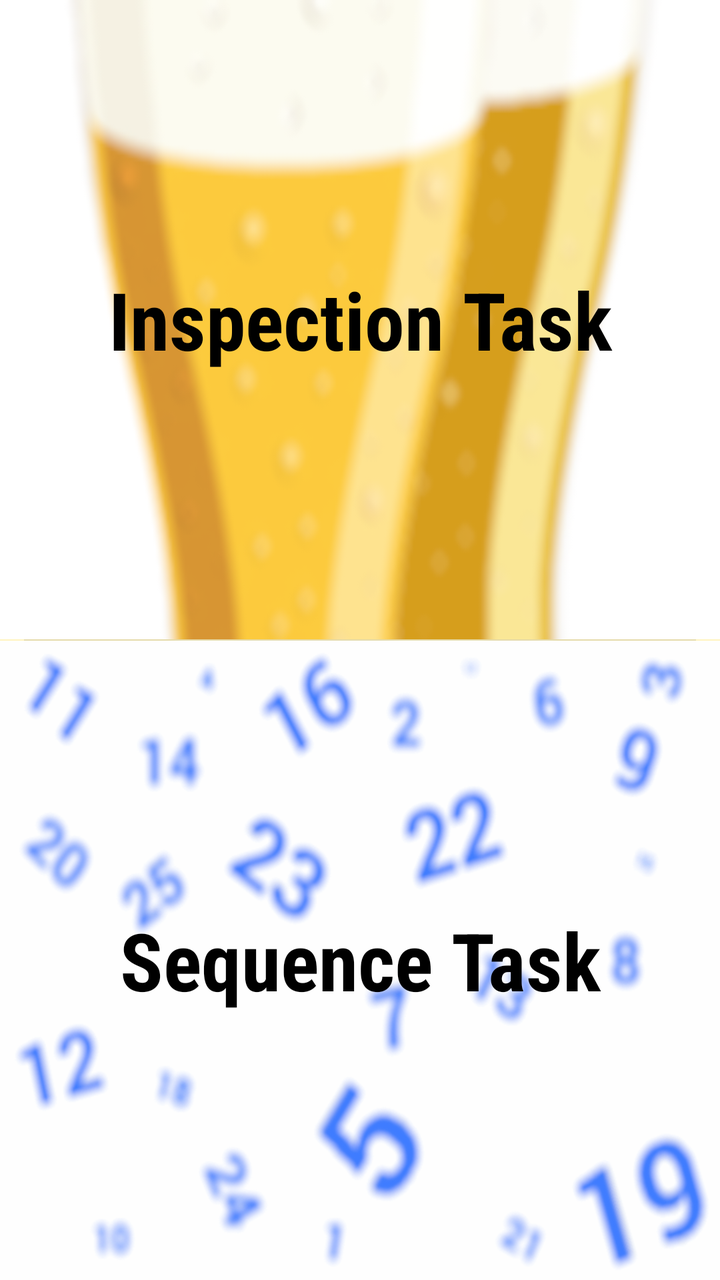
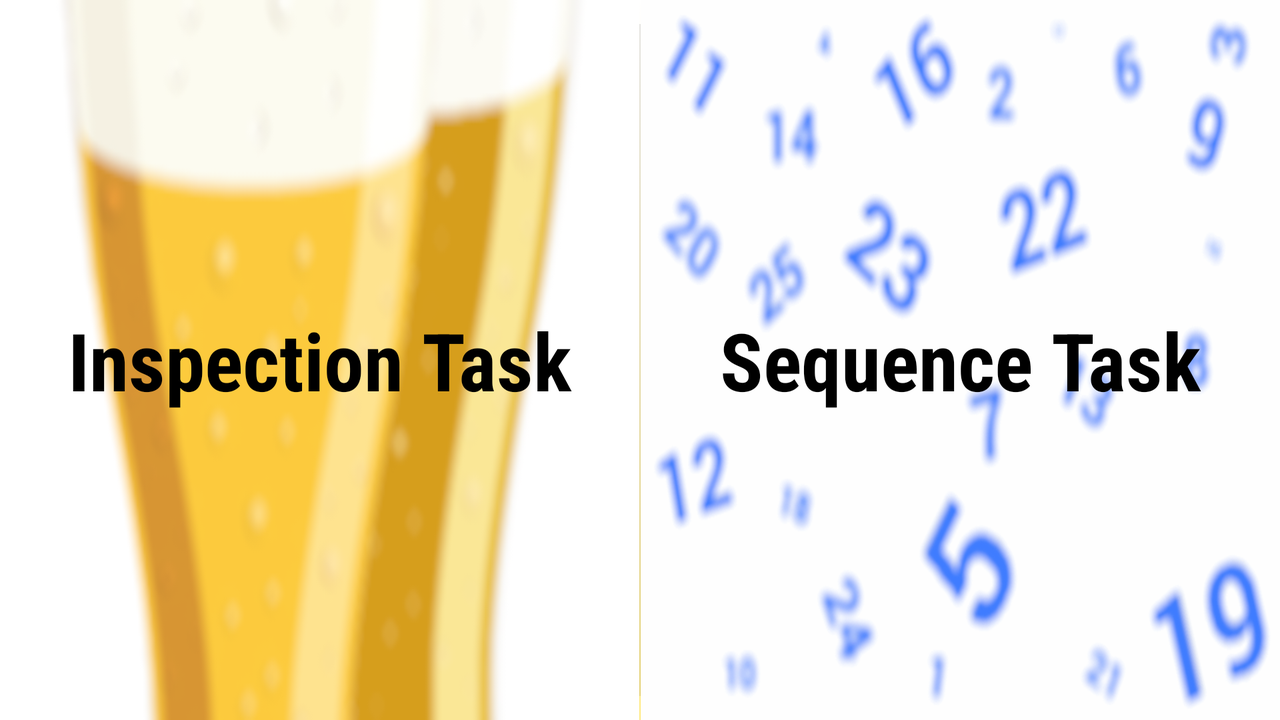

First picture: res/layout/ on a phone held upright. Second picture: the repository's own variant of that layout, on a device whose configuration matches the variant's folder. Source for both follows.
<!-- AndroidManifest.xml: application theme AppTheme -->
<!-- res/layout/fragment_task_menu.xml -->
<?xml version="1.0" encoding="utf-8"?>
<LinearLayout xmlns:android="http://schemas.android.com/apk/res/android"
    android:layout_width="match_parent"
    android:layout_height="match_parent"
    style="?android:attr/buttonBarStyle"
    android:orientation="vertical">

    
    <Button
        android:id="@+id/games_fragment_inspection_task_button"
        android:layout_width="fill_parent"
        android:layout_height="0dp"
        android:layout_weight="0.5"
        android:background="@drawable/inspectiontask2"
        android:clickable="true"
        style="?android:attr/borderlessButtonStyle"
        android:contentDescription="@string/content_description_task_menu_inspection_image"
        android:fontFamily="sans-serif-condensed"
        android:scaleType="fitXY"
        android:text="@string/task_menu_inspection"
        android:textSize="40sp"
        android:textStyle="bold" />

    <Button
        android:id="@+id/games_fragment_sequence_task_button"
        android:layout_width="fill_parent"
        android:layout_height="0dp"
        style="?android:attr/borderlessButtonStyle"
        android:layout_weight="0.5"
        android:background="@drawable/task_menu_sequence_task_image"
        android:clickable="true"
        android:contentDescription="@string/content_description_task_menu_sequence"
        android:fontFamily="sans-serif-condensed"
        android:scaleType="fitXY"
        android:text="@string/task_menu_sequence"
        android:textSize="40sp"
        android:textStyle="bold" />

</LinearLayout>
<!-- resources referenced by this layout -->
<resources>
  <!-- drawable inspectiontask2: png bitmap (drawable, 33325 bytes) -->
  <!-- drawable task_menu_sequence_task_image: png bitmap (drawable-hdpi, 54764 bytes) -->
  <string name="content_description_task_menu_inspection_image">Inspection Time Task</string>
  <string name="content_description_task_menu_sequence">Sequence Task</string>
  <string name="task_menu_inspection">Inspection Task</string>
  <string name="task_menu_sequence">Sequence Task</string>
  <style name="AppTheme" parent="AppBaseTheme">
          
      </style>
  <!-- from res/values-v14/ -->
  <style name="AppBaseTheme" parent="android:Theme.Holo.Light.DarkActionBar">
          
          <item name="android:windowBackground">@drawable/background</item>
      </style>
  <!-- drawable background: png bitmap (drawable, 150427 bytes) -->
</resources>
<!-- res/layout-land/fragment_task_menu.xml (the repository's variant of the layout above) -->
<!-- drawn on the phone turned sideways -->
<?xml version="1.0" encoding="utf-8"?>
<LinearLayout xmlns:android="http://schemas.android.com/apk/res/android"
    android:layout_width="match_parent"
    android:layout_height="match_parent"
    style="?android:attr/buttonBarStyle"
    android:orientation="horizontal">

    
    <Button
        android:id="@+id/games_fragment_inspection_task_button"
        android:layout_width="0dp"
        android:layout_height="match_parent"
        android:layout_weight="0.5"
        android:background="@drawable/inspectiontask2"
        android:clickable="true"
        android:contentDescription="@string/inspection_task"
        android:fontFamily="sans-serif-condensed"
        android:scaleType="fitXY"
        style="?android:attr/buttonBarButtonStyle"
        android:text="@string/inspection_task"
        android:textSize="40sp"
        android:textStyle="bold" />

    <Button
        android:id="@+id/games_fragment_sequence_task_button"
        android:layout_width="0dp"
        android:layout_height="match_parent"
        android:layout_weight="0.5"
        android:background="@drawable/task_menu_sequence_task_image"
        android:clickable="true"
        style="?android:attr/buttonBarButtonStyle"
        android:contentDescription="@string/sequence_task"
        android:fontFamily="sans-serif-condensed"
        android:scaleType="fitXY"
        android:text="@string/sequence_task"
        android:textSize="40sp"
        android:textStyle="bold" />

</LinearLayout>
<!-- resources referenced by the variant -->
<!-- as the phone turned sideways resolves them -->
<resources>
  <!-- drawable inspectiontask2: png bitmap (drawable, 33325 bytes) -->
  <!-- drawable task_menu_sequence_task_image: png bitmap (drawable-hdpi, 54764 bytes) -->
  <string name="inspection_task">Inspection Task</string>
  <string name="sequence_task">Sequence Task</string>
  <style name="AppTheme" parent="AppBaseTheme">
          
      </style>
  <!-- from res/values-v14/ -->
  <style name="AppBaseTheme" parent="android:Theme.Holo.Light.DarkActionBar">
          
          <item name="android:windowBackground">@drawable/background</item>
      </style>
  <!-- drawable background: png bitmap (drawable, 150427 bytes) -->
</resources>
